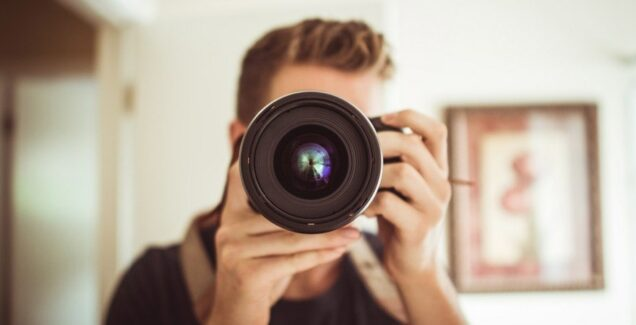
//> input picture AddGaussianNoise/Images/1603970279-pexels-photo-3-636x325.jpg, 636 x 325 px, given in place of the camera
$ ./main   (built with g++ and OpenCV 4)
//> lines starting //> are read from the running program, lines starting //| are printed output that depends on the picture; after the words box and inside, x2 and y2 are one past the last pixel; in counts of white or black regions, pixels touching at a corner belong together
//> further down, frame is the input picture: 325 rows x 636 cols, CV_8UC3; mean B, G, R 149.8, 165.2, 180.9
#include <opencv2/opencv.hpp>
#include <iostream>

// YCrCb skin detection thresholds
int lowY = 0, lowCr = 133, lowCb = 77;
int highY = 255, highCr = 173, highCb = 127;
int threshold1 = 0;
int threshold2 = 0;

// Function to filter skin regions in YCrCb color space
cv::Mat filterSkinYCrCb(cv::Mat &frame)
{
    cv::Mat ycrcb, skinMask;
    cv::cvtColor(frame, ycrcb, cv::COLOR_BGR2YCrCb); // Convert frame to YCrCb color space
//> ycrcb: 325 rows x 636 cols, CV_8UC3; mean of channels 0, 1, 2 168.1, 137.1, 117.6

    // Define lower and upper bounds for skin color in YCrCb color space
    cv::Scalar lower(lowY, lowCr, lowCb);
    cv::Scalar upper(highY, highCr, highCb);

    // Apply threshold to isolate skin regions
    cv::inRange(ycrcb, lower, upper, skinMask);
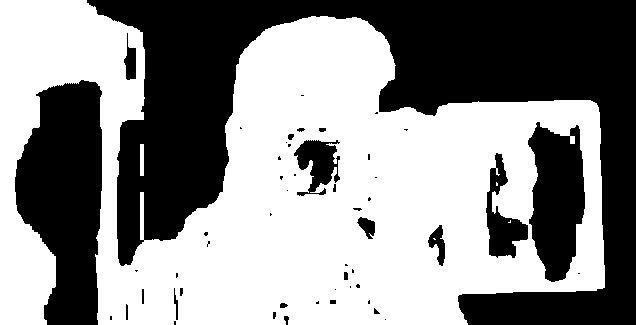
//> skinMask: 325 rows x 636 cols, CV_8UC1; 55.4% white; 52 black regions (31 under 20 px), largest, box (x1, y1, x2, y2) and area: (87, 0, 636, 325) 65434, (15, 80, 102, 325) 15390, (528, 122, 585, 282) 6560

    // Morphological operations to reduce noise
    cv::erode(skinMask, skinMask, cv::Mat(), cv::Point(-1, -1), 2);
    cv::dilate(skinMask, skinMask, cv::Mat(), cv::Point(-1, -1), 2);

    // Optional: Smooth out edges to help contour detection
    cv::GaussianBlur(skinMask, skinMask, cv::Size(5, 5), 0);
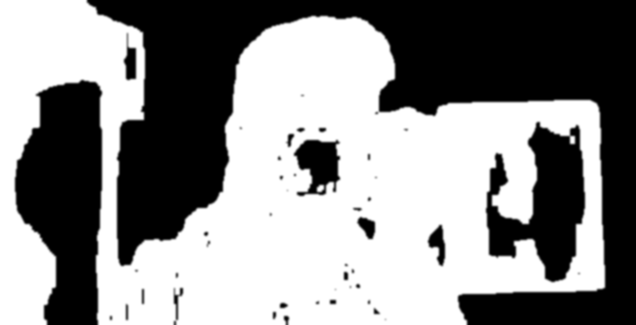
//> skinMask: 325 rows x 636 cols, CV_8UC1; min 0, max 255, mean 140.3

    return skinMask;
}

int main()
{
    cv::VideoCapture cap(0);
    cap.set(cv::CAP_PROP_FRAME_WIDTH, 640);
    cap.set(cv::CAP_PROP_FRAME_HEIGHT, 480);

    // Create a window with trackbars for adjusting skin detection thresholds
    cv::namedWindow("Hand Detection - YCrCb", cv::WINDOW_AUTOSIZE);
    cv::createTrackbar("Low Y", "Hand Detection - YCrCb", &lowY, 255);
    cv::createTrackbar("High Y", "Hand Detection - YCrCb", &highY, 255);
    cv::createTrackbar("Low Cr", "Hand Detection - YCrCb", &lowCr, 255);
    cv::createTrackbar("High Cr", "Hand Detection - YCrCb", &highCr, 255);
    cv::createTrackbar("Low Cb", "Hand Detection - YCrCb", &lowCb, 255);
    cv::createTrackbar("High Cb", "Hand Detection - YCrCb", &highCb, 255);
    cv::createTrackbar("threshold 1", "Hand Detection - YCrCb", &threshold1, 300);
    cv::createTrackbar("threshold 2", "Hand Detection - YCrCb", &threshold2, 300);
    if (!cap.isOpened())
    {
        std::cerr << "Error: Could not open video capture." << std::endl;
        return -1;
    }

    while (true)
    {
        cv::Mat frame, grayFrame, adaptiveThresh, blurredFrame, edges;

        // Capture frame-by-frame
        cap >> frame;
        if (frame.empty())
        {
            std::cerr << "Error: Empty frame captured." << std::endl;
            break;
        }

        // Perform skin detection in YCrCb color space
        cv::Mat skinMaskYCrCb = filterSkinYCrCb(frame);

        // Convert frame to grayscale
        cv::cvtColor(frame, grayFrame, cv::COLOR_BGR2GRAY);
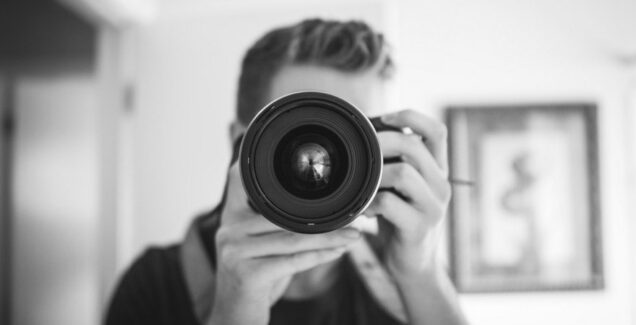
//> grayFrame: 325 rows x 636 cols, CV_8UC1; min 16, max 253, mean 168.1

        // Option 1: Apply Gaussian Blur before adaptive thresholding
        // cv::GaussianBlur(grayFrame, blurredFrame, cv::Size(5, 5), 1.5);
        // cv::adaptiveThreshold(blurredFrame, adaptiveThresh, 255, cv::ADAPTIVE_THRESH_GAUSSIAN_C,
        //                       cv::THRESH_BINARY, 11, 2);

        // Option 2: Skip Gaussian Blur (uncomment to try)
        // void cv::adaptiveThreshold(InputArray src, OutputArray dst, double maxValue, int adaptiveMethod, int thresholdType, int blockSize, double C)
        // Check codingNotes.md for more detail about how to determine the right blockSize
        // Applies threshold dynamically for each pixel based on it's neighborhood which makes it best for images with varying lighting conditions
        cv::adaptiveThreshold(grayFrame, adaptiveThresh, 255, cv::ADAPTIVE_THRESH_GAUSSIAN_C,
                              cv::THRESH_BINARY, 11, 2);
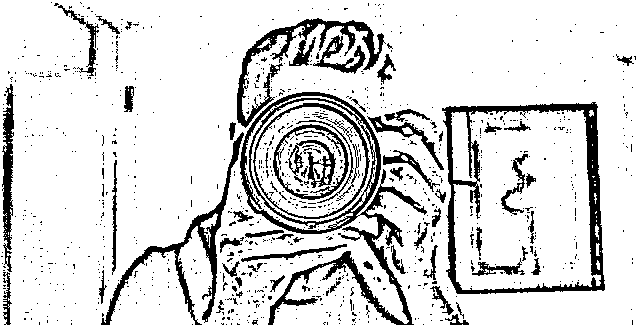
//> adaptiveThresh: 325 rows x 636 cols, CV_8UC1; 85% white; 953 black regions (884 under 20 px)

        /*
            Keep in mind that:
                - GaussianBlur() is typically used before a Canny edge detector to smooth out an image by reducing noise and minor details that could significantly improve edge detection.
                    - It can help with high noise images since blurring can reduce noise and prevent small variations from affecting the adaptive thresholding.
                    - Or if you're wanting smoother edge continuity:
                        - Blurring can help with smoothing out minor pixel variations.
                        - Leading to cleaner contours post-threshold that could improve the Canny edge detector.
                - But if your images are clean:
                    - You can skip out on blurring.
                    - And since we're dealing with a lot of light in a surgical setting, we can totally skip this step.
        */

        // Detect contours on the skin mask
        std::vector<std::vector<cv::Point>> contoursYCrCb;
        cv::findContours(skinMaskYCrCb, contoursYCrCb, cv::RETR_EXTERNAL, cv::CHAIN_APPROX_SIMPLE);
//> contoursYCrCb = 1 contour; box (x1, y1, x2, y2) and area: (0, 0, 607, 325) 128738

        // Draw contours on a copy of the original frame
        cv::Mat contourOutputYCrCb = frame.clone();
        cv::drawContours(contourOutputYCrCb, contoursYCrCb, -1, cv::Scalar(255, 0, 0), 2); // Blue
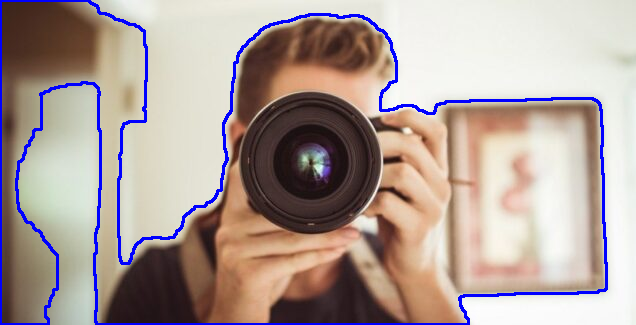
//> contourOutputYCrCb: 325 rows x 636 cols, CV_8UC3; 3.95% of pixels changed, all inside (x1, y1, x2, y2) = (0, 0, 608, 325)

        // Apply Canny Edge Detection on the adaptive thresholded image
        cv::Canny(adaptiveThresh, edges, threshold1, threshold2);
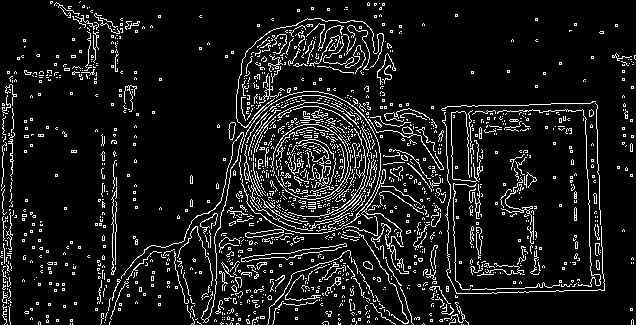
//> edges: 325 rows x 636 cols, CV_8UC1; 9.6% white in thin lines or dots

        // Display the results
        // cv::imshow("Original Frame", frame);
        cv::imshow("Adaptive Thresholding", adaptiveThresh);
        cv::imshow("Edges Detected", edges);
        cv::imshow("Hand Detection - YCrCb", contourOutputYCrCb);

        // Press 'q' to exit the loop
        if (cv::waitKey(1) == 'q')
//> the 'q' key is pressed
        {
            break;
        }
    }

    cap.release();
    cv::destroyAllWindows();
    return 0;
}
